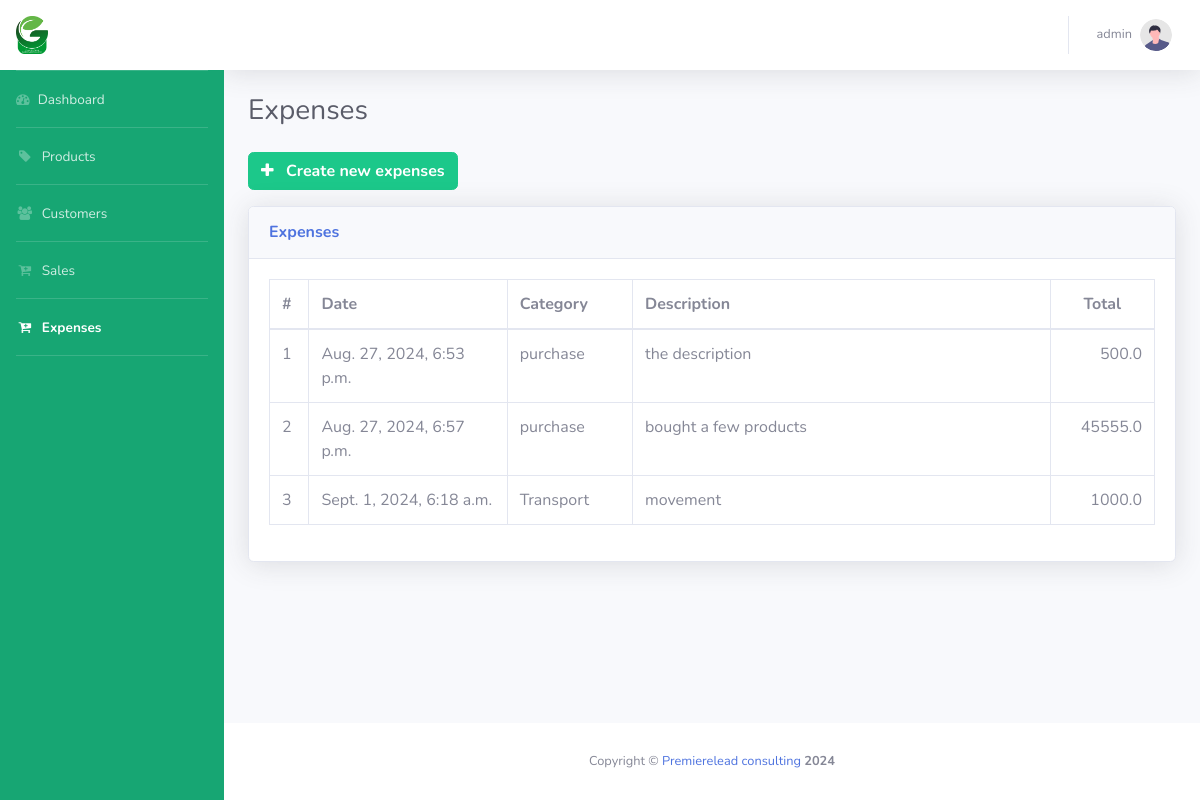
The app's page /expenses/ (signed in) with its own data.
### expenses/models.py (models this page shows, shortened)
class Expenses(models.Model):
    user = models.ForeignKey(User, on_delete=models.CASCADE, null=True)
    Category = models.CharField(default="category", max_length=50)
    date_added = models.DateTimeField(default=django.utils.timezone.now)
    grand_total = models.FloatField(default=0)
    description = models.TextField(default="description")
    class Meta:
        db_table = 'Expenses'

### expenses/views.py (the view)
# urls.py: path('', views.expenses_list_view, name='expenses_list'),
@login_required(login_url="/accounts/login/")
def expenses_list_view(request):
    context = {
        "active_icon": "expenses",
        "expenses": Expenses.objects.all()
    }
    return render(request, "expenses/expenses.html", context=context)

### templates/expenses/expenses.html (shortened to what this page needs)
{% extends "pos/base.html" %}
{% load static %}
{% block heading %}Expenses{% endblock heading %}
{% block content %}
    <div class="row ml-0 mb-3">
        <a href="{% url 'expenses:expenses_add' %}">
            <button type="button" class="btn btn-success font-weight-bold">
                    <i class="fa fa-plus mr-2"></i>
                    Create new expenses
            </button>
        </a>
    </div>
    <div class="card shadow mb-12">
        <div class="card-header py-3">
            <h6 class="m-0 font-weight-bold text-primary">Expenses</h6>
        </div>
        <div class="card-body">
            <div class="table-responsive">
                <table class="table table-bordered table-hover" id="dataTable" width="100%" cellspacing="0">
                    <thead>
                        <tr>
                            <th style="width:3%">#</th>
                            <th style="width:19%">Date</th>
                            <th style="width:12%">Category</th>
                            <th style="width:40%">Description</th>
                            <th class="text-center" style="width:10%">Total</th>
                        </tr>
                    </thead>
                    <tbody>
                        {% for s in expenses %}
                        <tr>
                            <td>{{forloop.counter}}</td>
                            <td>{{s.date_added}}</td>
                            <td>{{s.Category}}</td>
                            <td>{{s.description}}</td>
                            <td class="text-right" >{{s.grand_total}}</td>
                        </tr>
                        {% endfor %}
                    </tbody>
                </table>
            </div>
        </div>
    </div>
{% endblock content %}

### templates/pos/navbar.html (shortened to what this page needs)
{% load static %}
<nav class="navbar navbar-expand navbar-light bg-white topbar mb-4 static-top shadow">
    <ul class="navbar-nav ml-auto">
        <li class="nav-item dropdown no-arrow">
            <a class="nav-link dropdown-toggle" href="#" id="userDropdown" role="button"
                data-toggle="dropdown" aria-haspopup="true" aria-expanded="false">
                <span class="mr-2 d-none d-lg-inline text-gray-600 small">{{request.user.username}}</span>
                <img class="img-profile rounded-circle"
                    src="{% static 'img/undraw_profile.svg' %}">
            </a>
        </li>
    </ul>
</nav>

### records on screen
Expenses: date_added "Aug. 27, 2024, 6:53 p.m.", Category "purchase", description "the description", grand_total "500.0"
Expenses: date_added "Aug. 27, 2024, 6:57 p.m.", Category "purchase", description "bought a few products", grand_total "45555.0"
Expenses: date_added "Sept. 1, 2024, 6:18 a.m.", Category "Transport", description "movement", grand_total "1000.0"

### other values on screen
{{ request.user.username }} "admin"
